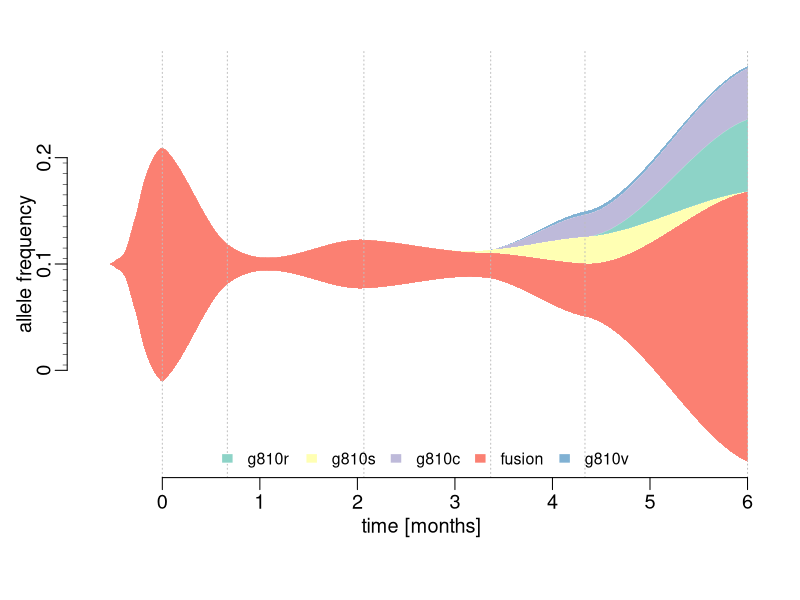

This figure's R source:
## ---- chunk 1
plotStreamGraph <- function(data=stop("No data, NO PLOT, also no cape!"), smoothed=TRUE, start=TRUE, dates="date", colors=NULL, span=0.6){

  require(data.table)
  data <- data.table(data)

  #lets check first, if there is a date column in there
  if (! dates %in% colnames(data)){
    #well this is a problem
    #maybe check if there is a date type column in there?
    date_columns <- which(lapply(data,class) == "Date")

    if(length(date_columns) == 0){
      #well without dates, we will have to assume the measurements are unidistant
      data$TotalDays <- as.integer(c(0:(nrow(data)-1))*30)

    }else{
      #we just take the first one and be happy
      dates <- names(date_columns[1])
      data$TotalDays <- as.integer(unlist(data[,..dates]-c(data[1,..dates])))
    }
  }else{
    # check if this is actually a date
    #TODO

    #and then convert this to actually usable x values by substracting the first value from all the others
    # TODO: sorting?
    #we set this as interger, so we can later exclude it easier
    data$TotalDays <- as.integer(unlist(data[,..dates]-c(data[1,..dates])))

  }

  #now that this is sorted we get to the good part

  if(smoothed){
    #fit a loess model with each column
    #but only keep numerical columns
    keep <- which(lapply(data,class)=="numeric")
    loess_list <- lapply(data[,..keep], function(x) loess(unlist(x)~data$TotalDays,span=span))

    #now we interpolate for all days between the the measurements
    interpSteps <- seq(from=data$TotalDays[1], to=data$TotalDays[nrow(data)])

    interpData <- data.frame(lapply(loess_list, function(x) predict(x, interpSteps)))

    #now negative occurances do not make sense with this
    interpData[interpData<0] <- 0

    plotData <- interpData
    plotX <- interpSteps

  }else{
    #if there is no smoothing, we just copy the raw data
    plotData <-data[,..keep]
    plotX <- data$TotalDays
  }
  # now we also need and X value for each point

  if(start){

    if(smoothed){
      #now this is a bit of a hassle
      #first we create a general outline of the way the thing should run
      # we basically simulate a decay function
      startValues <- data.frame(matrix(c(rep(0,ncol(plotData)), # 0 is the endpoint
                                         plotData[1,]/91,
                                         plotData[1,]/27,
                                         plotData[1,]/9,
                                         plotData[1,]/3,
                                         plotData[1,]*0.8,
                                         plotData[1,]*0.9,
                                         plotData[1,]),
                                       byrow = TRUE, nrow=8)) #and we have 8 time points to consider


      #this is our backbone and now we smooth this,
      loess_list <- lapply(startValues, function(x) loess(unlist(x)~c(1:nrow(startValues))))

      #here we just interpolate a lot of points in between
      smooth_start <- as.data.frame(lapply(loess_list, function(x) predict(x,seq(from=1,to=nrow(startValues),by=0.1))))

      #find out the first time 0 appears and set everything to 0 afterwards
      smooth_start <- apply(smooth_start, 2, function(x) {
        x[c(1:max(which(x<=0)))] <- 0
        return(x)
      })

      #now we combine the start with the actual data
      colnames(smooth_start) <- colnames(plotData)

      #now you trim a bit of, so the breakpoint is not as obvious
      smooth_start <- head(smooth_start,n=-2)
      #and then average over the breakpoint

      breakIndex <- nrow(smooth_start)
      smooth_start[breakIndex-2,] <- colMeans(rbind(tail(smooth_start,3),plotData[c(1),]))
      smooth_start[breakIndex-1,] <- colMeans(rbind(tail(smooth_start,2),plotData[c(1,2),]))
      smooth_start[breakIndex,] <- colMeans(rbind(tail(smooth_start,1),plotData[c(1,2,3),]))

      #now we combine that into one
      plotData <- rbind(smooth_start, plotData)

      #and obviously add some more xValues that need to be plotted
      startX <- rev(seq(from=-0.1,by=-0.3, length.out=nrow(smooth_start)))

      plotX <- c(startX, plotX)

    }else{
      #just connect everything with the 0 line

      zeroes <- rep(0,ncol(plotData))
      names(zeroes) <- colnames(plotData)
      plotData <- rbind(t( zeroes), plotData)
      plotX <- c(-15,plotX)
    }

  }else{
    #no start means no work :)
  }


  # now for the plotting

  if(is.null(colors)){
    require(RColorBrewer)
    colors <- RColorBrewer::brewer.pal(ncol(plotData),"Set3")

  }

  plotData <- as.data.frame(plotData)

  #we change the margins a bit and move the axis to where we want.
  oldpar <- par(c("mar","mgp","cex"))
  par(mar=c(5.1,2.9,2.1,1.1),mgp=c(1.4,0.5,0),cex=1.2)

  #then we plot the data.
  .plot.stream(plotX, plotData, axes=FALSE, xlim=c(min(plotX), max(plotX)), center=TRUE,  spar=0, frac.rand=0, col=colors, border="white", lwd=0.1, xlab="", ylab="allele frequency")
  title(xlab="time [months]", mgp=c(1.5,1,0))

  #add in the horizontal lines to show when the real data was taken
  for(pos in data$TotalDays){
    abline(v=pos, lty=3, col="grey")
  }

  # this is the y axis, but in ruler style with small ticks
  axis(2,at=c(-10,0,10), labels= c(0,0.1,0.2), line=0.1)
  rug(x = -10:9 + 0.5, ticksize = -0.01, side = 2, line=0.1)

  #now this is the xaxis
  axis(1,at=seq(from=0,to=data$TotalDays[nrow(data)],by=30),labels=seq(from=0,to=data$TotalDays[nrow(data)]/30))

  #and of course we add a legend
  legend("bottom", legend=colnames(plotData), fill=colors, border="white",bty="n", ncol=min(nrow(data),ncol(plotData)), cex= 0.8)
  par(oldpar)
}


.plot.stream <- function(
  x, y,
  order.method = "as.is", frac.rand=0.1, spar=0.2,
  center=TRUE,
  ylab="", xlab="",
  border = NULL, lwd=1,
  col=rainbow(length(y[1,])),
  ylim=NULL,
  ...
){

  if(sum(y < 0) > 0) error("y cannot contain negative numbers")

  if(is.null(border)) border <- par("fg")
  border <- as.vector(matrix(border, nrow=ncol(y), ncol=1))
  col <- as.vector(matrix(col, nrow=ncol(y), ncol=1))
  lwd <- as.vector(matrix(lwd, nrow=ncol(y), ncol=1))

  if(order.method == "max") {
    ord <- order(apply(y, 2, which.max))
    y <- y[, ord]
    col <- col[ord]
    border <- border[ord]
  }

  if(order.method == "first") {
    ord <- order(apply(y, 2, function(x) min(which(r>0))))
    y <- y[, ord]
    col <- col[ord]
    border <- border[ord]
  }

  bottom.old <- x*0
  top.old <- x*0
  polys <- vector(mode="list", ncol(y))
  for(i in seq(polys)){
    if(i %% 2 == 1){ #if odd
      top.new <- top.old + y[,i]
      polys[[i]] <- list(x=c(x, rev(x)), y=c(top.old, rev(top.new)))
      top.old <- top.new
    }
    if(i %% 2 == 0){ #if even
      bottom.new <- bottom.old - y[,i]
      polys[[i]] <- list(x=c(x, rev(x)), y=c(bottom.old, rev(bottom.new)))
      bottom.old <- bottom.new
    }
  }

  ylim.tmp <- range(sapply(polys, function(x) range(x$y, na.rm=TRUE)), na.rm=TRUE)
  outer.lims <- sapply(polys, function(r) rev(r$y[(length(r$y)/2+1):length(r$y)]))
  mid <- apply(outer.lims, 1, function(r) mean(c(max(r, na.rm=TRUE), min(r, na.rm=TRUE)), na.rm=TRUE))

  #center and wiggle
  if(center) {
    g0 <- -mid + runif(length(x), min=frac.rand*ylim.tmp[1], max=frac.rand*ylim.tmp[2])
  } else {
    g0 <- runif(length(x), min=frac.rand*ylim.tmp[1], max=frac.rand*ylim.tmp[2])
  }

  fit <- smooth.spline(g0 ~ x, spar=spar)

  for(i in seq(polys)){
    polys[[i]]$y <- polys[[i]]$y + c(fit$y, rev(fit$y))
  }

  if(is.null(ylim)) ylim <- range(sapply(polys, function(x) range(x$y, na.rm=TRUE)), na.rm=TRUE)
  plot(x,y[,1], ylab=ylab, xlab=xlab, ylim=ylim, t="n", ...)
  for(i in seq(polys)){
    polygon(polys[[i]], border=border[i], col=col[i], lwd=lwd[i])
  }

}
## ---- chunk 2
library(data.table)
dates <- as.Date(c("2018-3-9","2018-3-29","2018-5-10","2018-6-18","2018-7-17","2018-9-5"))
fusion <- data.frame(date=dates,vaf=c(22.1,3.8,4.6,2.4,5,25.4),var="fusion")
G810R <- data.frame(date=dates,vaf=c(0,0,0,0,0,6.8),var="G810R")
G810C <- data.frame(date=dates,vaf=c(0,0,0,0,2.1,4.8),var="G810C")
G810V <- data.frame(date=dates,vaf=c(0,0,0,0,0.3,0.2),var="G810V")
G810S <- data.frame(date=dates,vaf=c(0,0,0,0.3,2.5,0),var="G810S")

#lets make this one big data frame, so we have an easier time
y <- data.table(g810r=G810R$vaf,g810s=G810S$vaf,g810c=G810C$vaf,fusion=fusion$vaf,g810v=G810V$vaf,date=dates)
## ---- chunk 3
plotStreamGraph(y)
## ---- chunk 4
#take a look
head(y)
